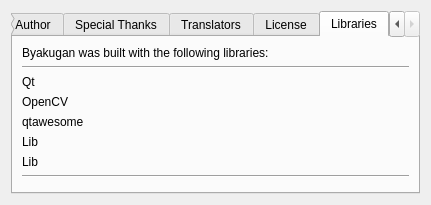
<?xml version="1.0" encoding="UTF-8"?>
<ui version="4.0">
 <author>Christophe Dumez</author>
 <class>AboutDialog</class>
 <widget class="QDialog" name="AboutDialog">
  <property name="geometry">
   <rect>
    <x>0</x>
    <y>0</y>
    <width>431</width>
    <height>205</height>
   </rect>
  </property>
  <property name="windowTitle">
   <string>About Byakugan</string>
  </property>
  <layout class="QVBoxLayout" name="aboutDlgLayout">
   <item>
    <layout class="QHBoxLayout" name="titleHBoxLayout"/>
   </item>
   <item>
    <widget class="QTabWidget" name="tw_tabs">
     <property name="currentIndex">
      <number>5</number>
     </property>
     <widget class="QWidget" name="aboutTab">
      <attribute name="title">
       <string>About</string>
      </attribute>
      <layout class="QGridLayout" name="aboutTabLayout">
       <item row="0" column="0">
        <widget class="QLabel" name="labelMascot"/>
       </item>
       <item row="0" column="1">
        <widget class="QLabel" name="labelAbout">
         <property name="sizePolicy">
          <sizepolicy hsizetype="Expanding" vsizetype="Expanding">
           <horstretch>0</horstretch>
           <verstretch>0</verstretch>
          </sizepolicy>
         </property>
         <property name="textFormat">
          <enum>Qt::RichText</enum>
         </property>
         <property name="wordWrap">
          <bool>true</bool>
         </property>
         <property name="openExternalLinks">
          <bool>true</bool>
         </property>
        </widget>
       </item>
      </layout>
     </widget>
     <widget class="QWidget" name="authorTab">
      <attribute name="title">
       <string>Author</string>
      </attribute>
      <layout class="QVBoxLayout" name="authorTabLayout">
       <item>
        <widget class="QGroupBox" name="groupBox_2">
         <property name="title">
          <string>Current maintainer</string>
         </property>
         <layout class="QGridLayout" name="gridLayout_4">
          <item row="0" column="1">
           <widget class="QLabel" name="label_17">
            <property name="text">
             <string notr="true">Abdalla Mohamed</string>
            </property>
           </widget>
          </item>
          <item row="1" column="2">
           <spacer name="horizontalSpacer">
            <property name="orientation">
             <enum>Qt::Horizontal</enum>
            </property>
            <property name="sizeHint" stdset="0">
             <size>
              <width>0</width>
              <height>0</height>
             </size>
            </property>
           </spacer>
          </item>
          <item row="0" column="0">
           <widget class="QLabel" name="label_14">
            <property name="text">
             <string>Name:</string>
            </property>
           </widget>
          </item>
          <item row="1" column="1">
           <widget class="QLabel" name="label_19">
            <property name="text">
             <string notr="true">&lt;a href=&quot;mailto:sharpcodex@gmail.com&quot;&gt;sharpcodex@gmail.com&lt;/a&gt;</string>
            </property>
            <property name="openExternalLinks">
             <bool>true</bool>
            </property>
            <property name="textInteractionFlags">
             <set>Qt::LinksAccessibleByMouse|Qt::TextSelectableByMouse</set>
            </property>
           </widget>
          </item>
          <item row="1" column="0">
           <widget class="QLabel" name="label_16">
            <property name="text">
             <string>E-mail:</string>
            </property>
           </widget>
          </item>
         </layout>
        </widget>
       </item>
       <item>
        <spacer name="verticalSpacer">
         <property name="orientation">
          <enum>Qt::Vertical</enum>
         </property>
         <property name="sizeHint" stdset="0">
          <size>
           <width>0</width>
           <height>0</height>
          </size>
         </property>
        </spacer>
       </item>
      </layout>
     </widget>
     <widget class="QWidget" name="thanksTab">
      <attribute name="title">
       <string>Special Thanks</string>
      </attribute>
      <layout class="QVBoxLayout" name="thanksTabLayout">
       <property name="leftMargin">
        <number>0</number>
       </property>
       <property name="topMargin">
        <number>0</number>
       </property>
       <property name="rightMargin">
        <number>0</number>
       </property>
       <property name="bottomMargin">
        <number>0</number>
       </property>
       <item>
        <widget class="QTextBrowser" name="textBrowserThanks">
         <property name="openExternalLinks">
          <bool>true</bool>
         </property>
        </widget>
       </item>
      </layout>
     </widget>
     <widget class="QWidget" name="translationTab">
      <attribute name="title">
       <string>Translators</string>
      </attribute>
      <layout class="QVBoxLayout" name="translationTabLayout">
       <property name="leftMargin">
        <number>0</number>
       </property>
       <property name="topMargin">
        <number>0</number>
       </property>
       <property name="rightMargin">
        <number>0</number>
       </property>
       <property name="bottomMargin">
        <number>0</number>
       </property>
       <item>
        <widget class="QTextBrowser" name="textBrowserTranslation">
         <property name="lineWrapMode">
          <enum>QTextEdit::NoWrap</enum>
         </property>
        </widget>
       </item>
      </layout>
     </widget>
     <widget class="QWidget" name="licenseTab">
      <attribute name="title">
       <string>License</string>
      </attribute>
      <layout class="QVBoxLayout" name="licenseTabLayout">
       <property name="leftMargin">
        <number>0</number>
       </property>
       <property name="topMargin">
        <number>0</number>
       </property>
       <property name="rightMargin">
        <number>0</number>
       </property>
       <property name="bottomMargin">
        <number>0</number>
       </property>
       <item>
        <widget class="QTextBrowser" name="textBrowserLicense">
         <property name="openExternalLinks">
          <bool>true</bool>
         </property>
        </widget>
       </item>
      </layout>
     </widget>
     <widget class="QWidget" name="librariesTab">
      <attribute name="title">
       <string>Libraries</string>
      </attribute>
      <layout class="QVBoxLayout" name="librariesTabLayout">
       <item>
        <widget class="QLabel" name="label">
         <property name="text">
          <string>Byakugan was built with the following libraries:</string>
         </property>
        </widget>
       </item>
       <item>
        <widget class="Line" name="line_2">
         <property name="orientation">
          <enum>Qt::Horizontal</enum>
         </property>
        </widget>
       </item>
       <item>
        <layout class="QGridLayout" name="gridLayout">
         <item row="4" column="1">
          <widget class="QLabel" name="labelZlibVer">
           <property name="textInteractionFlags">
            <set>Qt::LinksAccessibleByMouse|Qt::TextSelectableByMouse</set>
           </property>
          </widget>
         </item>
         <item row="2" column="1">
          <widget class="QLabel" name="labelBoostVer">
           <property name="textInteractionFlags">
            <set>Qt::LinksAccessibleByMouse|Qt::TextSelectableByMouse</set>
           </property>
          </widget>
         </item>
         <item row="1" column="2">
          <spacer name="horizontalSpacer_3">
           <property name="orientation">
            <enum>Qt::Horizontal</enum>
           </property>
           <property name="sizeHint" stdset="0">
            <size>
             <width>0</width>
             <height>0</height>
            </size>
           </property>
          </spacer>
         </item>
         <item row="2" column="0">
          <widget class="QLabel" name="label_10">
           <property name="text">
            <string notr="true">qtawesome</string>
           </property>
           <property name="alignment">
            <set>Qt::AlignLeading|Qt::AlignLeft|Qt::AlignVCenter</set>
           </property>
           <property name="textInteractionFlags">
            <set>Qt::LinksAccessibleByMouse|Qt::TextSelectableByMouse</set>
           </property>
          </widget>
         </item>
         <item row="0" column="0">
          <widget class="QLabel" name="label_8">
           <property name="text">
            <string notr="true">Qt</string>
           </property>
           <property name="alignment">
            <set>Qt::AlignLeading|Qt::AlignLeft|Qt::AlignVCenter</set>
           </property>
           <property name="textInteractionFlags">
            <set>Qt::LinksAccessibleByMouse|Qt::TextSelectableByMouse</set>
           </property>
          </widget>
         </item>
         <item row="1" column="0">
          <widget class="QLabel" name="label_9">
           <property name="text">
            <string notr="true">OpenCV</string>
           </property>
           <property name="alignment">
            <set>Qt::AlignLeading|Qt::AlignLeft|Qt::AlignVCenter</set>
           </property>
           <property name="textInteractionFlags">
            <set>Qt::LinksAccessibleByMouse|Qt::TextSelectableByMouse</set>
           </property>
          </widget>
         </item>
         <item row="0" column="1">
          <widget class="QLabel" name="labelQtVer">
           <property name="textInteractionFlags">
            <set>Qt::LinksAccessibleByMouse|Qt::TextSelectableByMouse</set>
           </property>
          </widget>
         </item>
         <item row="3" column="0">
          <widget class="QLabel" name="label_11">
           <property name="text">
            <string notr="true">Lib</string>
           </property>
           <property name="alignment">
            <set>Qt::AlignLeading|Qt::AlignLeft|Qt::AlignVCenter</set>
           </property>
           <property name="textInteractionFlags">
            <set>Qt::LinksAccessibleByMouse|Qt::TextSelectableByMouse</set>
           </property>
          </widget>
         </item>
         <item row="4" column="0">
          <widget class="QLabel" name="label_12">
           <property name="text">
            <string notr="true">Lib</string>
           </property>
           <property name="alignment">
            <set>Qt::AlignLeading|Qt::AlignLeft|Qt::AlignVCenter</set>
           </property>
           <property name="textInteractionFlags">
            <set>Qt::LinksAccessibleByMouse|Qt::TextSelectableByMouse</set>
           </property>
          </widget>
         </item>
         <item row="1" column="1">
          <widget class="QLabel" name="labelLibtVer">
           <property name="textInteractionFlags">
            <set>Qt::LinksAccessibleByMouse|Qt::TextSelectableByMouse</set>
           </property>
          </widget>
         </item>
         <item row="3" column="1">
          <widget class="QLabel" name="labelOpensslVer">
           <property name="textInteractionFlags">
            <set>Qt::LinksAccessibleByMouse|Qt::TextSelectableByMouse</set>
           </property>
          </widget>
         </item>
        </layout>
       </item>
       <item>
        <widget class="Line" name="line">
         <property name="orientation">
          <enum>Qt::Horizontal</enum>
         </property>
        </widget>
       </item>
       <item>
        <spacer name="verticalSpacer_2">
         <property name="orientation">
          <enum>Qt::Vertical</enum>
         </property>
         <property name="sizeHint" stdset="0">
          <size>
           <width>0</width>
           <height>0</height>
          </size>
         </property>
        </spacer>
       </item>
      </layout>
     </widget>
    </widget>
   </item>
  </layout>
 </widget>
 <resources/>
 <connections/>
</ui>
